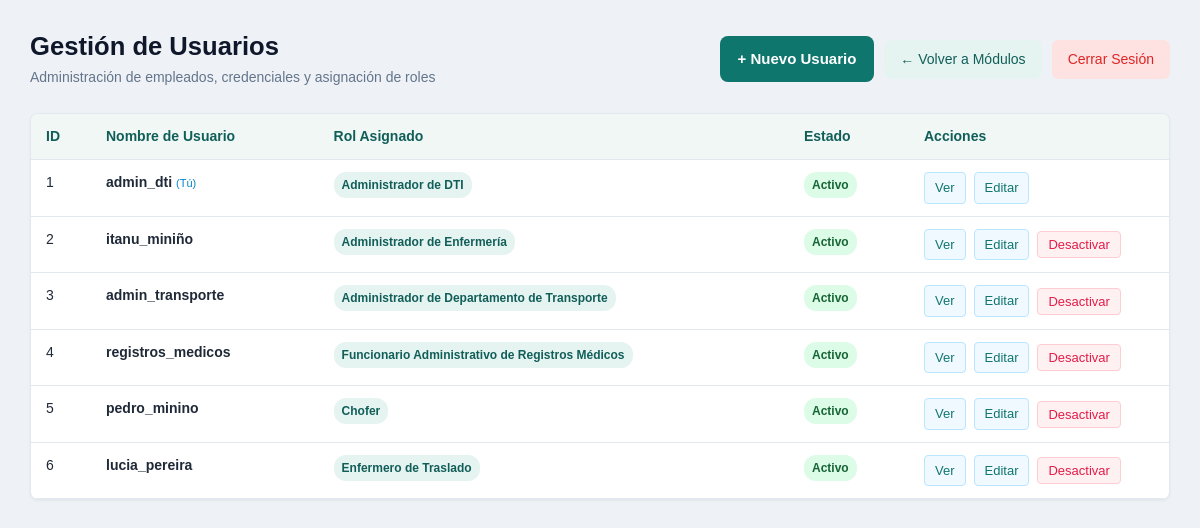
Page /usuario/Vista/listado.php (signed in) on the committed database.
### tables this page shows
CREATE TABLE `usuario` (
  `id_usuario` int(11) NOT NULL,
  `nombre_usuario` varchar(50) NOT NULL,
  `contrasenha_hash` varchar(255) NOT NULL,
  `activo` tinyint(1) NOT NULL DEFAULT 1
);

CREATE TABLE `rol` (
  `id_rol` int(11) NOT NULL,
  `nombre_rol` varchar(50) NOT NULL,
  `descripcion` varchar(255) DEFAULT NULL
);

### usuario/Model/UsuarioModelo.php (called while the page is built, shortened)
<?php
class UsuarioModelo
{
        public static function listarTodos(): array
    {
        $conexion = Conexion::conectar();
        $sql = "
            SELECT
                u.id_usuario,
                u.nombre_usuario,
                u.activo,
                r.id_rol,
                r.nombre_rol
            FROM usuario u
            LEFT JOIN usuario_rol ur
                ON u.id_usuario = ur.id_usuario
            LEFT JOIN rol r
                ON ur.id_rol = r.id_rol
            ORDER BY u.id_usuario ASC, r.id_rol ASC
        ";
        $consulta = $conexion->prepare($sql);
        $consulta->execute();
        $usuarios = [];
        foreach ($consulta->fetchAll(PDO::FETCH_ASSOC) as $fila) {
            $idUsuario = (int) $fila['id_usuario'];
            if (!isset($usuarios[$idUsuario])) {
                $usuarios[$idUsuario] = [
                    'id_usuario' => $idUsuario,
                    'nombre_usuario' => $fila['nombre_usuario'],
                    'activo' => (int) $fila['activo'],
                    'roles' => [],
                    'id_rol' => null,
                    'nombre_rol' => ''
                ];
            }
            if ($fila['id_rol'] !== null) {
                $usuarios[$idUsuario]['roles'][] = [
                    'id_rol' => (int) $fila['id_rol'],
                    'nombre_rol' => $fila['nombre_rol']
                ];
            }
        }
        foreach ($usuarios as &$usuario) {
            $usuario['nombre_rol'] = implode(
                ' / ',
                array_column($usuario['roles'], 'nombre_rol')
            );
        }
        return array_values($usuarios);
    }
}

### usuario/Vista/listado.php (the view, shortened to what this page needs)
<?php
require_once __DIR__ . '/../Model/UsuarioModelo.php';
$usuarios = UsuarioModelo::listarTodos();
?>
<!DOCTYPE html>
<html lang="es">
<head>
    <link rel="stylesheet" href="../../serviciosComunes/vistaGeneral/assets/css/tema-institucional.css?v=20261021-1">
</head>
<body>
<div class="contenedor">
    <div class="cabecera-seccion">
        <div>
            <h1>Gestión de Usuarios</h1>
            <p style="margin: 4px 0 0 0; color: #64748b; font-size: 14px;">Administración de empleados, credenciales y asignación de roles</p>
        </div>
        <div class="grupo-botones">
            <a href="crear.php" class="boton boton-primario">+ Nuevo Usuario</a>
            <a href="../../serviciosComunes/vistaGeneral/bifurcacion.php" class="boton boton-secundario">← Volver a Módulos</a>
            <a href="../../serviciosComunes/autenticacion/logout.php" class="boton boton-peligro">Cerrar Sesión</a>
        </div>
    </div>
    <div class="tabla-envoltorio">
        <table class="tabla-datos">
            <thead>
                <tr>
                    <th style="width: 60px;">ID</th>
                    <th>Nombre de Usuario</th>
                    <th>Rol Asignado</th>
                    <th style="width: 120px;">Estado</th>
                    <th style="width: 260px;">Acciones</th>
                </tr>
            </thead>
            <tbody>
                <?php if (empty($usuarios)): ?>
                    <tr><td colspan="5" class="celda-vacia">No hay usuarios registrados en la base de datos.</td></tr>
                <?php else: ?>
                    <?php foreach ($usuarios as $u): ?>
                        <tr>
                            <td><?= (int)$u['id_usuario'] ?></td>
                            <td>
                                <strong><?= htmlspecialchars($u['nombre_usuario']) ?></strong>
                                <?php if ((int)$u['id_usuario'] === (int)$_SESSION['id_usuario']): ?>
                                    <span style="font-size: 11px; color: #0284c7; font-weight: normal;">(Tú)</span>
                                <?php endif; ?>
                            </td>
                            <td>
                                <?php if (!empty($u['nombre_rol'])): ?>
                                    <span class="badge badge-rol"><?= htmlspecialchars($u['nombre_rol']) ?></span>
                                <?php else: ?>
                                    <span style="color: #94a3b8; font-style: italic;">Sin rol asignado</span>
                                <?php endif; ?>
                            </td>
                            <td>
                                <?php if ((int)$u['activo'] === 1): ?>
                                    <span class="badge badge-activo">Activo</span>
                                <?php else: ?>
                                    <span class="badge badge-inactivo">Inactivo</span>
                                <?php endif; ?>
                            </td>
                            <td>
                                <div class="celda-acciones">
                                    <a href="ver.php?id=<?= (int)$u['id_usuario'] ?>" class="enlace-accion">Ver</a>
                                    <a href="editar.php?id=<?= (int)$u['id_usuario'] ?>" class="enlace-accion">Editar</a>
                                    <?php if ((int)$u['id_usuario'] !== (int)$_SESSION['id_usuario']): ?>
                                        <form method="POST" action="../Controlador/ControladorUsuarios.php" class="forma-en-linea"
                                              onsubmit="return confirm('¿Seguro que desea cambiar el estado del usuario <?= htmlspecialchars($u['nombre_usuario']) ?>?');">
                                            <?php if ((int)$u['activo'] === 1): ?>
                                                <button type="submit" class="enlace-toggle enlace-desactivar">Desactivar</button>
                                            <?php else: ?>
                                                <button type="submit" class="enlace-toggle enlace-activar">Activar</button>
                                            <?php endif; ?>
                                        </form>
                                    <?php endif; ?>
                                </div>
                            </td>
                        </tr>
                    <?php endforeach; ?>
                <?php endif; ?>
            </tbody>
        </table>
    </div>
</div>
</body>
</html>

### serviciosComunes/vistaGeneral/assets/css/tema-institucional.css (style rules this page uses)
:root { --primary: #0f766e; --primary-hover: #115e59; --primary-light: #e6f4f1; --bg-color: #eef2f6; --card-bg: #fff; --text-main: #1f2937; --text-muted: #64748b; --border-color: #cbd5e1; --shadow-sm: 0 3px 12px rgba(15, 23, 42, .04); --shadow-md: 0 12px 32px rgba(15, 23, 42, .08); }
body { font-family: Arial, sans-serif; color: var(--text-main); background: var(--bg-color); line-height: 1.5; }
button, input, select, textarea { font-family: inherit; }
button, summary { cursor: pointer; }
a { color: var(--primary); }
h1, h2, h3, h4 { color: var(--text-main); line-height: 1.3; }
.btn-primary, .boton-primario, .btn-action.btn-success, .tarjeta button, main > form > button, #sec-mis-solicitudes button[type="submit"] { background: var(--primary); color: white; border: 0; border-radius: 8px; padding: 12px 18px; font-size: 15px; font-weight: 700; text-decoration: none; }
.boton-secundario { background: #e6f4f1; color: #115e59; border-radius: 8px; }
.badge-rol { background: var(--primary-light); color: var(--primary-hover); }
table { border-collapse: collapse; width: 100%; }
th { background: #f0f7f5; color: #115e59; text-align: left; }
th, td { padding: 13px 16px; vertical-align: top; border-bottom: 1px solid #e2e8f0; }
.tabla-historial th, .tabla-datos th { background: #f0f7f5; color: #115e59; }
.enlace-accion { color: var(--primary); }

### usuario/Vista/listado.php (style rules this page uses)
* { box-sizing: border-box; }
body { margin: 0; padding: 30px; font-family: Arial, sans-serif; background: #f4f7fb; color: #1e293b; }
.contenedor { max-width: 1200px; margin: auto; }
.cabecera-seccion { display: flex; justify-content: space-between; align-items: center; gap: 15px; margin-bottom: 25px; flex-wrap: wrap; }
.cabecera-seccion h1 { margin: 0; font-size: 1.6rem; color: #0f172a; }
.grupo-botones { display: flex; gap: 10px; align-items: center; flex-wrap: wrap; }
.boton { display: inline-block; padding: 9px 16px; border: none; border-radius: 6px; text-decoration: none; cursor: pointer; font-size: 14px; font-weight: 500; transition: all 0.2s ease; }
.boton-primario { background: #0284c7; color: white; }
.boton-secundario { background: #e2e8f0; color: #334155; }
.boton-peligro { background: #fee2e2; color: #dc2626; }
.tabla-envoltorio { overflow-x: auto; background: white; border-radius: 8px; border: 1px solid #e2e8f0; box-shadow: 0 1px 3px rgba(0,0,0,0.05); }
.tabla-datos { width: 100%; border-collapse: collapse; text-align: left; font-size: 14px; }
.tabla-datos th, .tabla-datos td { padding: 12px 15px; border-bottom: 1px solid #e2e8f0; }
.tabla-datos th { background: #f8fafc; color: #475569; font-weight: 600; }
.badge { display: inline-block; padding: 4px 8px; border-radius: 12px; font-size: 12px; font-weight: 600; }
.badge-activo { background: #dcfce7; color: #166534; }
.badge-rol { background: #e0f2fe; color: #0369a1; }
.celda-acciones { display: flex; gap: 8px; align-items: center; }
.enlace-accion { padding: 5px 10px; border-radius: 4px; text-decoration: none; font-size: 13px; color: #0284c7; background: #f0f9ff; border: 1px solid #bae6fd; }
.enlace-toggle { padding: 5px 10px; border-radius: 4px; border: none; cursor: pointer; font-size: 13px; }
.enlace-desactivar { background: #fff1f2; color: #e11d48; border: 1px solid #fecdd3; }
.forma-en-linea { display: inline; margin: 0; }

### rows in the picture
usuario: id_usuario "1", nombre_usuario "admin_dti", shows "(Tú)", rol.nombre_rol "Administrador de DTI", activo "Activo"
usuario: id_usuario "2", nombre_usuario "itanu_miniño", rol.nombre_rol "Administrador de Enfermería", activo "Activo"
usuario: id_usuario "3", nombre_usuario "admin_transporte", rol.nombre_rol "Administrador de Departamento de Transporte", activo "Activo"
usuario: id_usuario "4", nombre_usuario "registros_medicos", rol.nombre_rol "Funcionario Administrativo de Registros Médicos", activo "Activo"
usuario: id_usuario "5", nombre_usuario "pedro_minino", rol.nombre_rol "Chofer", activo "Activo"
usuario: id_usuario "6", nombre_usuario "lucia_pereira", rol.nombre_rol "Enfermero de Traslado", activo "Activo"
